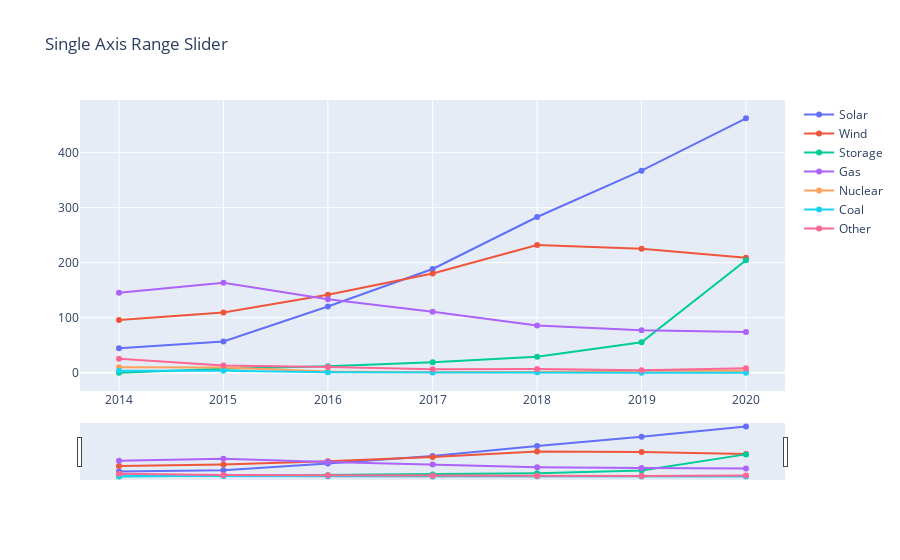

Notebook code for this chart:
### Code cell
# Single Axis Range Slider
from plotly.subplots import make_subplots
fig = make_subplots(
    rows=1, cols=1,
    specs=[[{"type": "xy"}]
           ],
)

#fig.add_trace(list(fig0.data)[:], row=1, col=1)
fig.add_traces(
    list(fig0.select_traces())
)


fig.update_layout(xaxis_rangeslider_visible=True, 
                  xaxis_type="date",
                  title = "Single Axis Range Slider")

fig.show()

### Figure 1 — Plotly figure (JSON) as saved in the notebook; plotly's stock layout.template omitted (floating-point values rounded to 4 significant figures)
{"data": [{"name": "Solar", "type": "scatter", "x": [2014, 2015, 2016, 2017, 2018, 2019, 2020], "y": [44.56, 56.82, 120.3, 188.5, 283.0, 367.2, 462.4]}, {"name": "Wind", "type": "scatter", "x": [2014, 2015, 2016, 2017, 2018, 2019, 2020], "y": [95.88, 109.6, 141.7, 180.2, 232.2, 225.5, 209.1]}, {"name": "Storage", "type": "scatter", "x": [2014, 2015, 2016, 2017, 2018, 2019, 2020], "y": [0, 7.303, 11.74, 18.88, 29.03, 55.4, 204.5]}, {"name": "Gas", "type": "scatter", "x": [2014, 2015, 2016, 2017, 2018, 2019, 2020], "y": [145.1, 163.3, 133.4, 110.9, 86.01, 77.21, 74.02]}, {"name": "Nuclear", "type": "scatter", "x": [2014, 2015, 2016, 2017, 2018, 2019, 2020], "y": [9.963, 9.554, 2.36, 0.8248, 1.23, 3.333, 3.382]}, {"name": "Coal", "type": "scatter", "x": [2014, 2015, 2016, 2017, 2018, 2019, 2020], "y": [3.62, 3.661, 0.875, 0.193, 0.819, 0.05, 0.1307]}, {"name": "Other", "type": "scatter", "x": [2014, 2015, 2016, 2017, 2018, 2019, 2020], "y": [25.41, 13.16, 10.47, 6.233, 6.589, 4.648, 7.913]}], "layout": {"title": {"text": "Single Axis Range Slider"}, "xaxis": {"anchor": "y", "domain": [0, 1], "rangeslider": {"visible": true}, "type": "date"}, "yaxis": {"anchor": "x", "domain": [0, 1]}}}
